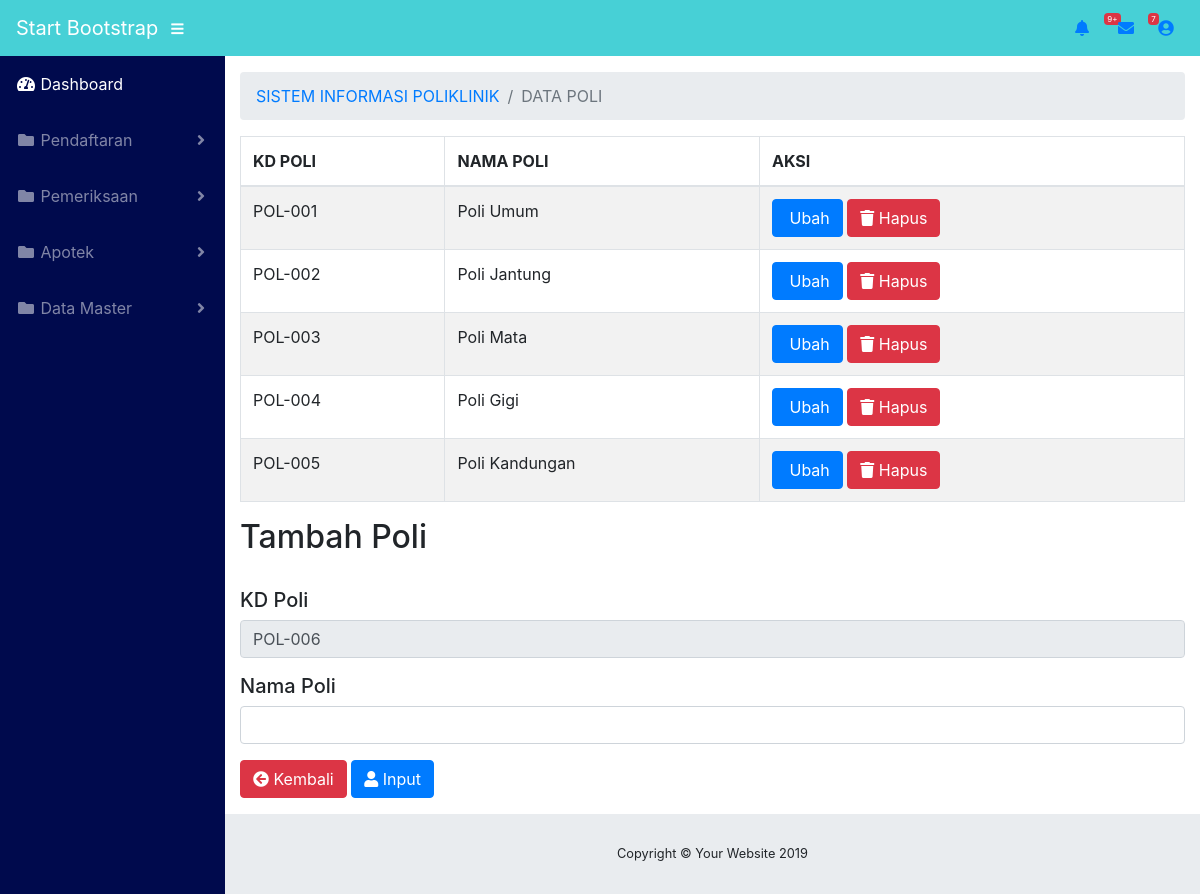
The page /data_poli.php (signed in) on the database its author committed.
### tables this page shows
CREATE TABLE IF NOT EXISTS `tb_poli` (
  `kd_poli` varchar(50) NOT NULL,
  `nm_poli` varchar(50) NOT NULL
);

### data_poli.php (the view, shortened to what this page needs)
<?php
include "koneksi.php";
    $query = "SELECT max(kd_poli) as maxKode FROM tb_poli";
    $hasil = mysqli_query($conn,$query);
    $data = mysqli_fetch_array($hasil);
    $idBel = $data['maxKode'];
    $noUrut = (int) substr($idBel, 4, 4);
    $noUrut++;
    $char = "POL-";
    $idBel = $char.sprintf("%03s", $noUrut);
 ?>
<!DOCTYPE html>
<html lang="en">
<head>
  <link href="vendor/fontawesome-free/css/all.min.css" rel="stylesheet" type="text/css">
  <link href="vendor/datatables/dataTables.bootstrap4.css" rel="stylesheet">
  <link href="css/sb-admin.css" rel="stylesheet">
</head>
<body id="page-top">
  <nav class="navbar navbar-expand static-top"style="background-color: #47D0D6;">
    <a class="navbar-brand mr-1"style="color: white" href="index.html">Start Bootstrap</a>
    <button class="btn btn-link btn-sm text-white order-1 order-sm-0" id="sidebarToggle" href="#">
      <i class="fas fa-bars"></i>
    </button>
    <ul class="navbar-nav ml-auto ml-md-0">
      <li class="nav-item dropdown no-arrow mx-1">
        <a class="nav-link dropdown-toggle" href="#" id="alertsDropdown" role="button" data-toggle="dropdown" aria-haspopup="true" aria-expanded="false">
          <i class="fas fa-bell fa-fw"></i>
          <span class="badge badge-danger">9+</span>
        </a>
      </li>
      <li class="nav-item dropdown no-arrow mx-1">
        <a class="nav-link dropdown-toggle" href="#" id="messagesDropdown" role="button" data-toggle="dropdown" aria-haspopup="true" aria-expanded="false">
          <i class="fas fa-envelope fa-fw"></i>
          <span class="badge badge-danger">7</span>
        </a>
      </li>
      <li class="nav-item dropdown no-arrow">
        <a class="nav-link dropdown-toggle" href="#" id="userDropdown" role="button" data-toggle="dropdown" aria-haspopup="true" aria-expanded="false">
          <i class="fas fa-user-circle fa-fw"></i>
        </a>
      </li>
    </ul>
  </nav>
  <div id="wrapper">
    <ul class="sidebar navbar-nav"style="background-color: #000A4D;">
      <li class="nav-item active">
        <a class="nav-link" href="index_admin.php">
          <i class="fas fa-fw fa-tachometer-alt"></i>
          <span>Dashboard</span>
        </a>
      </li>
      <li class="nav-item dropdown">
        <a class="nav-link dropdown-toggle" href="#" id="pagesDropdown" role="button" data-toggle="dropdown" aria-haspopup="true" aria-expanded="false">
          <i class="fas fa-fw fa-folder"></i>
          <span>Pendaftaran</span>
        </a>
      </li>
      <li class="nav-item dropdown">
        <a class="nav-link dropdown-toggle" href="#" id="pagesDropdown" role="button" data-toggle="dropdown" aria-haspopup="true" aria-expanded="false">
          <i class="fas fa-fw fa-folder"></i>
          <span>Pemeriksaan</span>
        </a>
      </li>
      <li class="nav-item dropdown">
        <a class="nav-link dropdown-toggle" href="#" id="pagesDropdown" role="button" data-toggle="dropdown" aria-haspopup="true" aria-expanded="false">
          <i class="fas fa-fw fa-folder"></i>
          <span>Apotek</span>
        </a>
      </li>
      <li class="nav-item dropdown">
        <a class="nav-link dropdown-toggle" href="#" id="pagesDropdown" role="button" data-toggle="dropdown" aria-haspopup="true" aria-expanded="false">
          <i class="fas fa-fw fa-folder"></i>
          <span>Data Master</span>
        </a>
      </li>
    </ul>
    <div id="content-wrapper">
      <div class="container-fluid">
        <ol class="breadcrumb">
          <li class="breadcrumb-item">
            <a href="index_admin.php">SISTEM INFORMASI POLIKLINIK</a>
          </li>
          <li class="breadcrumb-item active">DATA POLI</li>
        </ol>
        <div class="table-responsive">
                            <table class="table table-bordered table-striped table-hover js-basic-example dataTabl">
                                <thead>
                                    <tr>
                                        <th>KD POLI</th>
                                        <th>NAMA POLI</th>
                                        <th>AKSI</th>
                                    </tr>
                                </thead>
                                <tbody>
                                    <?php
                        $query="SELECT * FROM tb_poli";
                        $result= mysqli_query($conn, $query);
                        if(mysqli_num_rows($result) >0){
                            while($data=mysqli_fetch_assoc($result)){
                ?>
                <tr>
                    <td><?php echo $data["kd_poli"];   ?></td>
                    <td><?php echo $data["nm_poli"];   ?></td>
                    <td>
                    <a href='ubah_poli.php?kd_poli=<?php echo $data['kd_poli'];?>'  class="btn btn-primary"><i class="fa fa-pencil"></i> Ubah</a>
                    <a href='hapus_poli.php?kd_poli=<?php echo $data['kd_poli'];?>'
                        onclick=" return confirm('Anda Yakin Menghapus Data Ini');"
                        class="btn btn-danger"><i class="fa fa-trash"></i> Hapus</a>
                    </td>
                </tr>
                <?php
                    }
                }
                ?>
                                </tbody>
                            </table>
                        </div>
                        <div class="body">
                          <form  role="form" action="" method="POST">
                            <h2 class="card-inside-title">Tambah Poli</h2><br>
                            <h5 class="card-inside-title">KD Poli</h5>
                                    <div class="form-group">
                                        <div class="form-line">
                                            <input type="text" name="kd_poli" class="form-control" value="<?php echo $idBel; ?>"  readonly />
                                        </div>
                                    </div>
                            <h5 class="card-inside-title">Nama Poli</h5>
                                    <div class="form-group">
                                        <div class="form-line">
                                            <input type="text" name="nm_poli" class="form-control" />
                                        </div>
                                    </div>
  <div class="form-group pull-right">
    <a href="index_daftar.php" class="btn btn-danger"><i class="fas fa-arrow-circle-left"></i> Kembali</a>
    <button name="submit" type="submit" class="btn btn-primary"><i class="fas fa-user"></i> Input</button>
  </div>
                  </div>
      <footer class="sticky-footer">
        <div class="container my-auto">
          <div class="copyright text-center my-auto">
            <span>Copyright © Your Website 2019</span>
          </div>
        </div>
      </footer>
    </div>
  </div>
</body>
</html>

### rows shown on the page
tb_poli: kd_poli "POL-001", nm_poli "Poli Umum"
tb_poli: kd_poli "POL-002", nm_poli "Poli Jantung"
tb_poli: kd_poli "POL-003", nm_poli "Poli Mata"
tb_poli: kd_poli "POL-004", nm_poli "Poli Gigi"
tb_poli: kd_poli "POL-005", nm_poli "Poli Kandungan"
